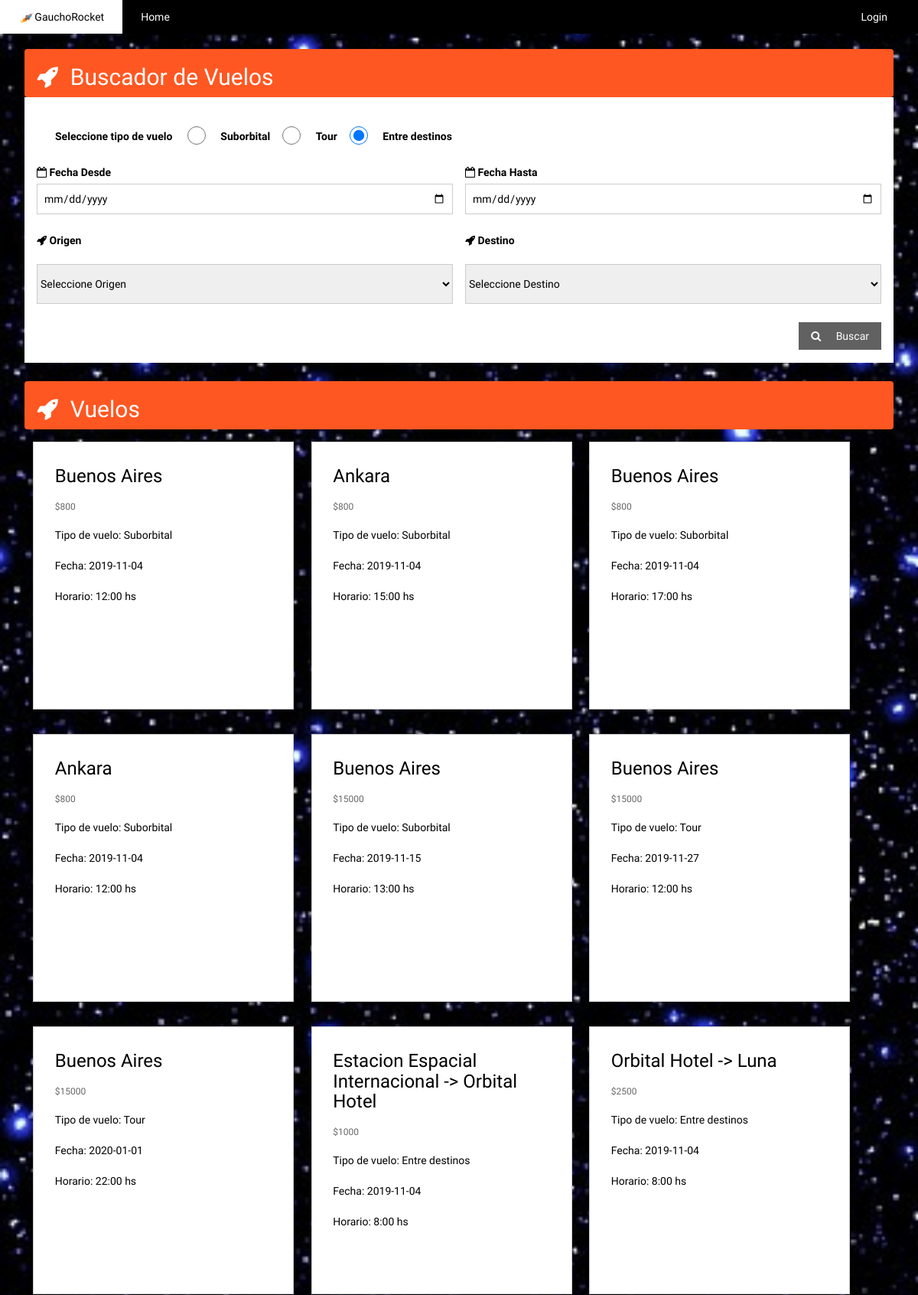
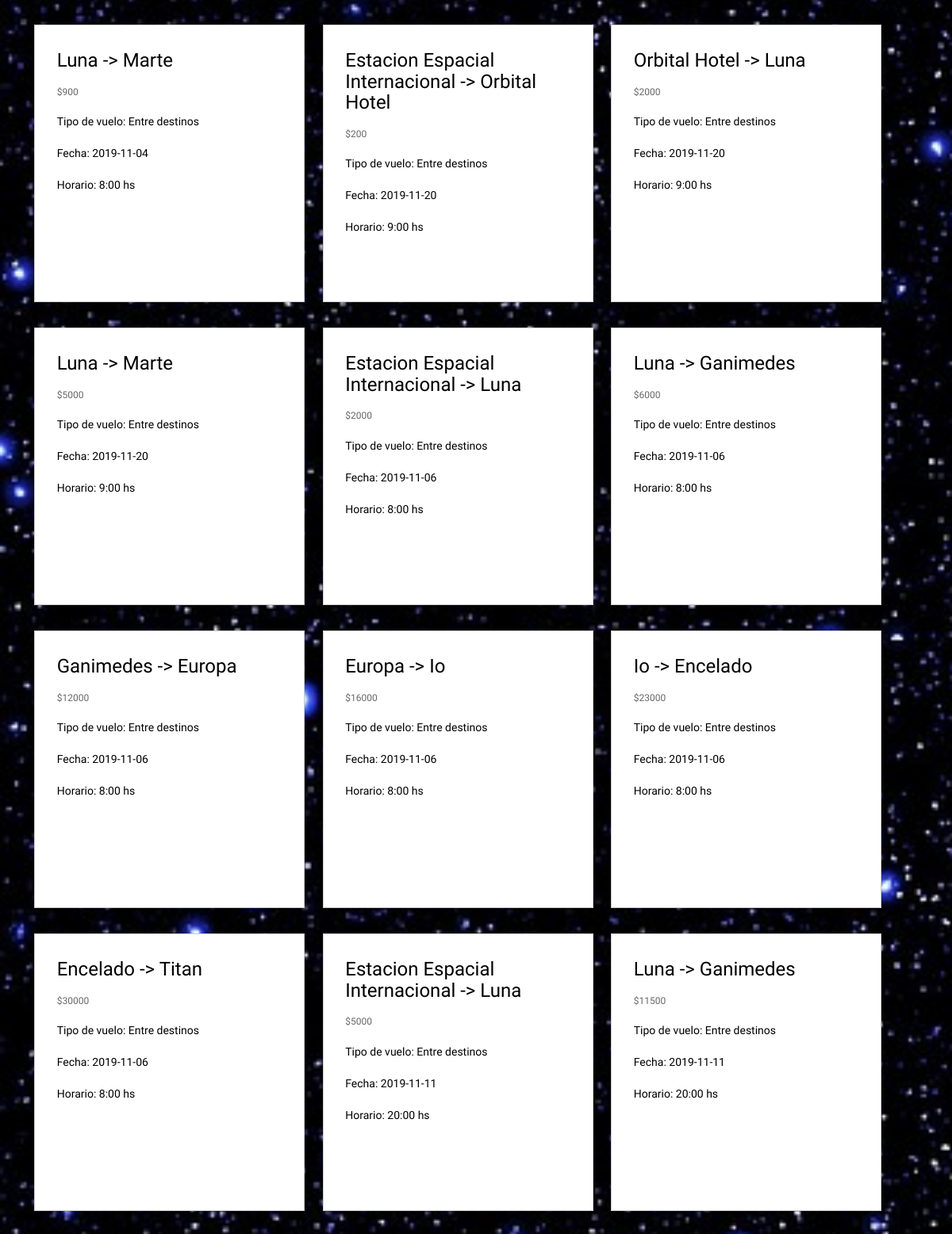
The page / (upper part) on the database its author committed (2 pictures, top to bottom).
### tables this page shows
CREATE TABLE `tipo_viaje` (
  `id_tipo_viaje` int(11) NOT NULL,
  `descripcion_tv` varchar(20) DEFAULT NULL,
  PRIMARY KEY (`id_tipo_viaje`)
);

CREATE TABLE `vuelo` (
  `id_vuelo` int(11) NOT NULL AUTO_INCREMENT,
  `equipo_vuelo` int(11) NOT NULL,
  `tipo_viaje_vuelo` int(11) NOT NULL,
  `hora_partida` int(11) NOT NULL,
  `fecha` date NOT NULL,
  PRIMARY KEY (`id_vuelo`),
  KEY `tipo_viaje_vuelo` (`tipo_viaje_vuelo`),
  KEY `equipo_vuelo` (`equipo_vuelo`),
  CONSTRAINT `vuelo_ibfk_1` FOREIGN KEY (`tipo_viaje_vuelo`) REFERENCES `tipo_viaje` (`id_tipo_viaje`),
  CONSTRAINT `vuelo_ibfk_2` FOREIGN KEY (`equipo_vuelo`) REFERENCES `equipo` (`id_equipo`)
);

CREATE TABLE `destino` (
  `id_destino` int(11) NOT NULL,
  `descripcion` varchar(50) NOT NULL,
  PRIMARY KEY (`id_destino`)
);

CREATE TABLE `trayecto` (
  `id_trayecto` int(11) NOT NULL,
  `id_vuelo_trayecto` int(11) NOT NULL,
  `origen` int(11) NOT NULL,
  `destino` int(11) NOT NULL,
  `duracion` int(11) NOT NULL,
  `precio` int(11) NOT NULL,
  PRIMARY KEY (`id_vuelo_trayecto`,`id_trayecto`),
  KEY `partida` (`origen`),
  KEY `llegada` (`destino`),
  CONSTRAINT `trayecto_ibfk_1` FOREIGN KEY (`id_vuelo_trayecto`) REFERENCES `vuelo` (`id_vuelo`),
  CONSTRAINT `trayecto_ibfk_2` FOREIGN KEY (`origen`) REFERENCES `destino` (`id_destino`),
  CONSTRAINT `trayecto_ibfk_3` FOREIGN KEY (`destino`) REFERENCES `destino` (`id_destino`)
);

### controlador/controlador_home.php (called while the page is built, shortened)
<?php
include_once('modelo/modelo_home.php');
function home_index(){
    if(isset($_POST["btn-buscador"])){
        $origen = "";
        $destino = "";
        $tipo = $_POST["tipo"];
        $fecha_desde = $_POST["fecha_desde"];
        $fecha_hasta = $_POST["fecha_hasta"];
        if(isset($_POST["origen"]))
            $origen = $_POST["origen"];
        if(isset($_POST["destino"]))
            $destino = $_POST["destino"];
        $vuelos = buscarVuelo($tipo, $fecha_desde, $fecha_hasta, $origen, $destino);
    } else {
        $vuelos = todosLosVuelos();
    }
    $tipos_vuelo = getTipos();
    include("vista/vista_home.php");
}

### modelo/modelo_home.php (called while the page is built, shortened)
<?php
function todosLosVuelos(){
    $conn = getConexion();
    $sql = "SELECT v.*, tv.*, e.modelo_equipo, tr.duracion, tr.precio, d1.descripcion origen, d2.descripcion destino
        FROM vuelo v
        JOIN equipo e ON v.equipo_vuelo = e.id_equipo
        JOIN tipo_viaje tv ON v.tipo_viaje_vuelo = tv.id_tipo_viaje
        JOIN trayecto tr ON v.id_vuelo = tr.id_vuelo_trayecto
        JOIN destino d1 ON tr.origen = d1.id_destino
        JOIN destino d2 ON tr.destino = d2.id_destino";
    $result = mysqli_query($conn, $sql);
    $vuelos = getVuelos($result);
    return $vuelos;
}
function getTipos(){
    $conn = getConexion();
    $sql = "SELECT * FROM tipo_viaje";
    $result = mysqli_query($conn, $sql);
    $tipos = Array();
    if (mysqli_num_rows($result) > 0) {
        while($row = mysqli_fetch_assoc($result)) {
            $tipo = Array();
            $tipo['id_tipo_viaje'] =  $row["id_tipo_viaje"];
            $tipo['descripcion_tv'] =  $row["descripcion_tv"];
            $tipos[] = $tipo;
        }
    }
    return $tipos;
}
function getVuelos($result){
    $vuelos = Array();
    if (mysqli_num_rows($result) > 0) {
        while($row = mysqli_fetch_assoc($result)) {
            $vuelo = Array();
            $vuelo['id_vuelo'] = $row["id_vuelo"];
            $vuelo['id_tipo'] = $row["id_tipo_viaje"];
            $vuelo['modelo_equipo'] = $row["modelo_equipo"];
            $vuelo['tipo'] =  $row["descripcion_tv"];
            $vuelo['origen'] =  $row["origen"];
            $vuelo['destino'] =  $row["destino"];
            $vuelo['fecha'] = $row["fecha"];
            $vuelo['hora'] = $row["hora_partida"];
            $vuelo['precio'] = $row["precio"];
            $vuelos[] = $vuelo;
        }
    }
    return $vuelos;
}
?>

### vista/vista_home.php (the view, shortened to what this page needs)
   <br>
<div style="background-image: url('public/img/fondo7.jpg'); background-size: cover ">
        <br>
    <div class="w3-padding w3-margin">
        <div class="w3-container w3-deep-orange w3-round">
            <h2><i class="fa fa-rocket w3-margin-right"></i>Buscador de Vuelos</h2>
        </div>
        <div class="w3-container w3-white">
            <form action="home" method="post">
                <div class="w3-row-padding w3-margin">
                    <label>Seleccione tipo de vuelo</label>
                    <?php
                        foreach( $tipos_vuelo as $tipo_vuelo){
                            echo "<input class='w3-radio w3-margin' type='radio' name='tipo' value='". $tipo_vuelo["id_tipo_viaje"] ."' checked>
                            <label>". $tipo_vuelo["descripcion_tv"] ."</label>";
                        }
                    ?>
                </div>
                <div class="w3-row-padding" style="margin:8px -16px;">
                    <div class="w3-half w3-margin-bottom">
                        <label><i class="fa fa-calendar-o"></i> Fecha Desde</label>
                        <input class="w3-input w3-border" type="date" name="fecha_desde" required>
                    </div>
                    <div class="w3-half">
                        <label><i class="fa fa-calendar-o"></i> Fecha Hasta</label>
                        <input class="w3-input w3-border" type="date" name="fecha_hasta" required>
                    </div>
                </div>
                <div class="w3-row-padding" style="margin:8px -16px;">
                    <div class="w3-half w3-margin-bottom" id="origen-div">
                        <label><i class="fa fa-rocket"></i> Origen</label>
                        <select class="w3-select w3-border w3-padding-16 w3-margin-top" id="origen" name="origen">
                            <option value="" disabled selected>Seleccione Origen</option>
                        </select>
                    </div>
                    <div class="w3-half" id="destino-div">
                        <label><i class="fa fa-rocket"></i> Destino</label>
                        <select class="w3-select w3-border w3-padding-16 w3-margin-top" id="destino" name="destino">
                            <option value="" disabled selected>Seleccione Destino</option>
                        </select>
                    </div>
                </div>
                <button name="btn-buscador" class="w3-button w3-dark-grey w3-margin-bottom w3-right" type="submit"><i class="fa fa-search w3-margin-right"></i> Buscar</button>
            </form>
        </div>
    </div>
    <div class="w3-margin w3-container">
        <div class="w3-container w3-deep-orange w3-round">
          <h2><i class="fa fa-rocket w3-margin-right"></i>Vuelos</h2>
        </div>
        <table>
            <tr class='w3-row'>
                <?php
                foreach ( $vuelos as $vuelo){
                    echo   "<td class='w3-third w3-section w3-border w3-white' style='margin: 1% 1%; width:30%;height: 25em; padding: 1%;'>
                    <div class='w3-container'>
                    <h3>". $vuelo['origen'] ;
                    if($vuelo['id_tipo'] == 3){
                        echo " -> ".$vuelo['destino'];
                    }
                    echo "</h3> </div>";
                    echo"<div class='w3-container'>
                    <h6 class='w3-opacity'>$". $vuelo['precio'] ."</h6>
                    <p>Tipo de vuelo: ". $vuelo['tipo'] ."</p>
                    <p>Fecha: ". $vuelo['fecha'] ."</p>
                    <p>Horario: ". $vuelo['hora'] .":00 hs</p>
                    </div>
                    <div class='w3-container w3-margin w3-padding-16'>";
                    echo    "</div></td>";
                }
                ?>
            </tr>
    </table>
    </div>
</div>

### public/header.php (shortened to what this page needs)
<!DOCTYPE html>
<html lang="en">
<link rel="stylesheet" href="https://cdnjs.cloudflare.com/ajax/libs/font-awesome/4.7.0/css/font-awesome.min.css">
<link rel="stylesheet" href="public/css/w4.css">
<link rel="stylesheet" href="public/css/w3.css">
<link rel="stylesheet" href="public/css/bootstrap.min.css" >
<link rel="stylesheet" href="public/css/custom.css">
<body>
<div class="w3-top">
    <div class="w3-bar w3-black w3-card">
        <span class="w3-bar-item w3-white w3-padding-large"><img src="public/img/rocket.png" height="15px">GauchoRocket</span>
        <a href="/gauchoRocket/home" style="text-decoration:none" class="w3-bar-item w3-button w3-padding-large">Home</a>
        <?php
            if(isset($_SESSION["logueado"])){
                if(isset($_SESSION["admin"])){
                    echo "<a href='/gauchoRocket/reportes' style=\"text-decoration:none\" class='w3-bar-item w3-button w3-padding-large'>Mantenimiento</a>";
                } else {
                    echo "<a href='/gauchoRocket/checkin' style=\"text-decoration:none\" class='w3-bar-item w3-button w3-padding-large'>Check-In</a>";
                    echo "<a href='/gauchoRocket/pagar_reserva' style=\"text-decoration:none\" class='w3-bar-item w3-button w3-padding-large'>Pagar</a>";
                }
                echo "<a href='/gauchoRocket/login?logout=1' style=\"text-decoration:none\" class='w3-bar-item w3-text-white w3-padding-large w3-display-right'>Cerrar Sesion</a>";
        } else {
            echo "<a href='login' style=\"text-decoration:none\" class='w3-bar-item w3-button w3-padding-large w3-display-right w3-margin-right'>Login</a>";
        }
        ?>
    </div>
</div>
<div class="w3-container-fluid">

### index.php (shortened to what this page needs)
<?php
$routes = parseRoutes();
$moduleName = extractModuleName($routes);
$action = extractActionName($routes);
include_once("public/header.php");
$filename = "controlador/controlador_" . $moduleName . ".php";
if( file_exists($filename) ){
    call_user_func( $moduleName . '_' . $action );
} else {
    echo ' <div class="w3-container w3-content w3-center w3-padding-64" >La pagina solicitada no existe</div>';
}
include_once("public/footer.php");
function parseRoutes(){
    $urlAndParams = explode('?', $_SERVER['REQUEST_URI']);
    return explode('gauchoRocket/', $urlAndParams[0]);
}
function extractModuleName($routes){
    return !empty($routes[1]) ? $routes[1] : "home";
}
function extractActionName($routes){
    return !empty($routes[2]) ? $routes[2] : "index";
}
?>

### public/footer.php (shortened to what this page needs)
</div>
</body>
</html>

### public/css/w3.css (style rules this page uses)
*,*:before,*:after { box-sizing:inherit }
html { -ms-text-size-adjust:100%;-webkit-text-size-adjust:100% }
body { margin:0 }
a { background-color:transparent }
img { border-style:none }
button,input,select,textarea,optgroup { font:inherit;margin:0 }
button,input { overflow:visible }
button,select { text-transform:none }
button,[type=button],[type=reset],[type=submit] { -webkit-appearance:button }
[type=checkbox],[type=radio] { padding:0 }
html,body { font-family:Verdana,sans-serif;font-size:15px;line-height:1.5 }
html { overflow-x:hidden }
h2 { font-size:30px }
h3 { font-size:24px }
h6 { font-size:16px }
h1,h2,h3,h4,h5,h6 { font-family:"Segoe UI",Arial,sans-serif;font-weight:400;margin:10px 0 }
img { vertical-align:middle }
a { color:inherit }
.w3-btn,.w3-button { border:none;display:inline-block;padding:8px 16px;vertical-align:middle;overflow:hidden;text-decoration:none;color:inherit;background-color:inherit;text-align:center;cursor:pointer;white-space:nowrap }
.w3-btn,.w3-button { -webkit-touch-callout:none;-webkit-user-select:none;-khtml-user-select:none;-moz-user-select:none;-ms-user-select:none;user-select:none }
.w3-input { padding:8px;display:block;border:none;border-bottom:1px solid #ccc;width:100% }
.w3-select { padding:9px 0;width:100%;border:none;border-bottom:1px solid #ccc }
.w3-check,.w3-radio { width:24px;height:24px;position:relative;top:6px }
.w3-bar { width:100%;overflow:hidden }
.w3-bar .w3-bar-item { padding:8px 16px;float:left;width:auto;border:none;display:block;outline:0 }
.w3-bar .w3-button { white-space:normal }
.w3-container:after,.w3-container:before,.w3-panel:after,.w3-panel:before,.w3-row:after,.w3-row:before,.w3-row-padding:after,.w3-row-padding:before, .w3-cell-row:before,.w3-cell-row:after,.w3-clear:after,.w3-clear:before,.w3-bar:before,.w3-bar:after { content:"";display:table;clear:both }
.w3-col,.w3-half,.w3-third,.w3-twothird,.w3-threequarter,.w3-quarter { float:left;width:100% }
@media (min-width:601px) { .w3-col.m4,.w3-third { width:33.33333% } }
@media (min-width:601px) { .w3-col.m6,.w3-half { width:49.99999% } }
.w3-top,.w3-bottom { position:fixed;width:100%;z-index:1 }
.w3-top { top:0 }
.w3-display-right { position:absolute;top:50%;right:0%;transform:translate(0%,-50%);-ms-transform:translate(0%,-50%) }
.w3-round,.w3-round-medium { border-radius:4px }
.w3-row-padding,.w3-row-padding>.w3-half,.w3-row-padding>.w3-third,.w3-row-padding>.w3-twothird,.w3-row-padding>.w3-threequarter,.w3-row-padding>.w3-quarter,.w3-row-padding>.w3-col { padding:0 8px }
.w3-container,.w3-panel { padding:0.01em 16px }
.w3-card,.w3-card-2 { box-shadow:0 2px 5px 0 rgba(0,0,0,0.16),0 2px 10px 0 rgba(0,0,0,0.12) }
.w3-opacity,.w3-hover-opacity:hover { opacity:0.60 }
.w3-border { border:1px solid #ccc!important }
.w3-section,.w3-code { margin-top:16px!important;margin-bottom:16px!important }
.w3-margin { margin:16px!important }
.w3-margin-top { margin-top:16px!important }
.w3-margin-bottom { margin-bottom:16px!important }
.w3-margin-right { margin-right:16px!important }
.w3-padding { padding:8px 16px!important }
.w3-padding-large { padding:12px 24px!important }
.w3-padding-16 { padding-top:16px!important;padding-bottom:16px!important }
.w3-right { float:right!important }
.w3-deep-orange,.w3-hover-deep-orange:hover { color:#fff!important;background-color:#ff5722!important }
.w3-white,.w3-hover-white:hover { color:#000!important;background-color:#fff!important }
.w3-black,.w3-hover-black:hover { color:#fff!important;background-color:#000!important }
.w3-dark-grey,.w3-hover-dark-grey:hover,.w3-dark-gray,.w3-hover-dark-gray:hover { color:#fff!important;background-color:#616161!important }

### public/css/custom.css (style rules this page uses)
body { background-color: rgb(224, 224, 224); }
p { margin-top: 20px; margin-bottom: 10px; }
a:link { text-decoration:none; }

### public/header.php (style rules this page uses)
body,h1,h2,h3,h4,h5,h6 { font-family: "Raleway", Arial, Helvetica, sans-serif }

### rows shown on the page
tipo_viaje: descripcion_tv "Suborbital"
tipo_viaje: descripcion_tv "Tour"
tipo_viaje: descripcion_tv "Entre destinos"
vuelo: destino.descripcion "Buenos Aires", trayecto.precio "800", tipo_viaje_vuelo.descripcion_tv "Suborbital", fecha "2019-11-04", hora_partida "12"
vuelo: destino.descripcion "Ankara", trayecto.precio "800", tipo_viaje_vuelo.descripcion_tv "Suborbital", fecha "2019-11-04", hora_partida "15"
vuelo: destino.descripcion "Buenos Aires", trayecto.precio "800", tipo_viaje_vuelo.descripcion_tv "Suborbital", fecha "2019-11-04", hora_partida "17"
vuelo: destino.descripcion "Ankara", trayecto.precio "800", tipo_viaje_vuelo.descripcion_tv "Suborbital", fecha "2019-11-04", hora_partida "12"
vuelo: destino.descripcion "Buenos Aires", trayecto.precio "15000", tipo_viaje_vuelo.descripcion_tv "Suborbital", fecha "2019-11-15", hora_partida "13"
vuelo: destino.descripcion "Buenos Aires", trayecto.precio "15000", tipo_viaje_vuelo.descripcion_tv "Tour", fecha "2019-11-27", hora_partida "12"
vuelo: destino.descripcion "Buenos Aires", trayecto.precio "15000", tipo_viaje_vuelo.descripcion_tv "Tour", fecha "2020-01-01", hora_partida "22"
vuelo: destino.descripcion "Estacion Espacial Internacional", destino.descripcion "Orbital Hotel", trayecto.precio "1000", tipo_viaje_vuelo.descripcion_tv "Entre destinos", fecha "2019-11-04", hora_partida "8", destino.descripcion "Luna", trayecto.precio "2500", destino.descripcion "Marte", trayecto.precio "900"
vuelo: destino.descripcion "Estacion Espacial Internacional", destino.descripcion "Orbital Hotel", trayecto.precio "200", tipo_viaje_vuelo.descripcion_tv "Entre destinos", fecha "2019-11-20", hora_partida "9", destino.descripcion "Luna", trayecto.precio "2000", destino.descripcion "Marte", trayecto.precio "5000"
vuelo: destino.descripcion "Estacion Espacial Internacional", destino.descripcion "Luna", trayecto.precio "2000", tipo_viaje_vuelo.descripcion_tv "Entre destinos", fecha "2019-11-06", hora_partida "8", destino.descripcion "Ganimedes", trayecto.precio "6000", destino.descripcion "Europa", trayecto.precio "12000", destino.descripcion "Io", trayecto.precio "16000", destino.descripcion "Encelado", trayecto.precio "23000", destino.descripcion "Titan", trayecto.precio "30000"
vuelo: destino.descripcion "Estacion Espacial Internacional", destino.descripcion "Luna", trayecto.precio "5000", tipo_viaje_vuelo.descripcion_tv "Entre destinos", fecha "2019-11-11", hora_partida "20", destino.descripcion "Ganimedes", trayecto.precio "11500"
